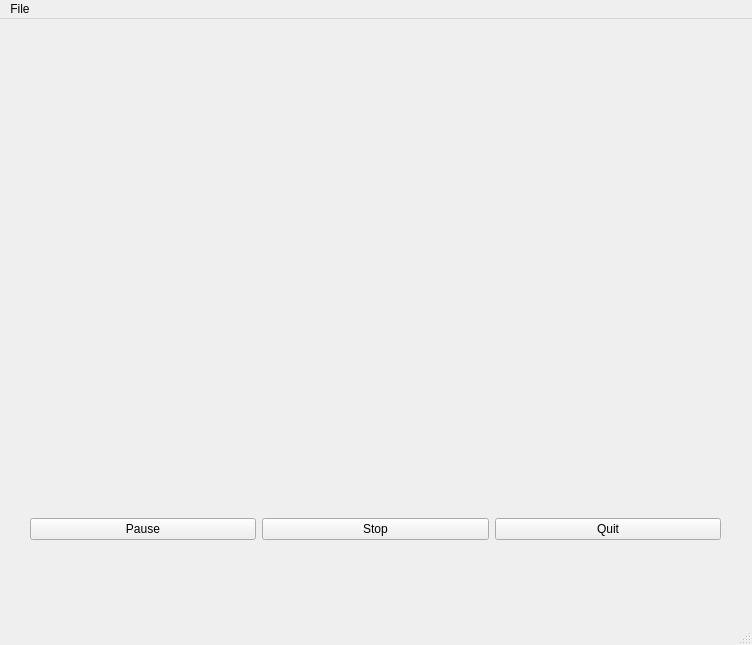
<?xml version="1.0" encoding="UTF-8"?>
<ui version="4.0">
 <class>MainWindow</class>
 <widget class="QMainWindow" name="MainWindow">
  <property name="geometry">
   <rect>
    <x>0</x>
    <y>0</y>
    <width>752</width>
    <height>645</height>
   </rect>
  </property>
  <property name="windowTitle">
   <string>MainWindow</string>
  </property>
  <widget class="QWidget" name="centralwidget">
   <widget class="QWidget" name="horizontalLayoutWidget">
    <property name="geometry">
     <rect>
      <x>30</x>
      <y>480</y>
      <width>691</width>
      <height>61</height>
     </rect>
    </property>
    <layout class="QHBoxLayout" name="horizontalLayout_2">
     <item>
      <widget class="QPushButton" name="pauseButton_2">
       <property name="text">
        <string>Pause</string>
       </property>
      </widget>
     </item>
     <item>
      <widget class="QPushButton" name="stopButton_2">
       <property name="text">
        <string>Stop</string>
       </property>
      </widget>
     </item>
     <item>
      <widget class="QPushButton" name="quitButton_2">
       <property name="text">
        <string>Quit</string>
       </property>
      </widget>
     </item>
    </layout>
   </widget>
   <widget class="QLabel" name="label">
    <property name="geometry">
     <rect>
      <x>50</x>
      <y>40</y>
      <width>611</width>
      <height>341</height>
     </rect>
    </property>
    <property name="text">
     <string/>
    </property>
   </widget>
  </widget>
  <widget class="QMenuBar" name="menubar">
   <property name="geometry">
    <rect>
     <x>0</x>
     <y>0</y>
     <width>752</width>
     <height>26</height>
    </rect>
   </property>
   <widget class="QMenu" name="menuFile">
    <property name="title">
     <string>File</string>
    </property>
    <addaction name="actionOpenFile"/>
    <addaction name="actionPause"/>
    <addaction name="actionReplay"/>
    <addaction name="actionStop"/>
    <addaction name="actionQuit"/>
   </widget>
   <addaction name="menuFile"/>
  </widget>
  <widget class="QStatusBar" name="statusbar"/>
  <action name="actionOpenFile">
   <property name="text">
    <string>OpenFile</string>
   </property>
  </action>
  <action name="actionPause">
   <property name="text">
    <string>Pause</string>
   </property>
  </action>
  <action name="actionReplay">
   <property name="text">
    <string>Replay</string>
   </property>
  </action>
  <action name="actionStop">
   <property name="text">
    <string>Stop</string>
   </property>
  </action>
  <action name="actionQuit">
   <property name="text">
    <string>Quit</string>
   </property>
  </action>
 </widget>
 <resources/>
 <connections/>
</ui>
